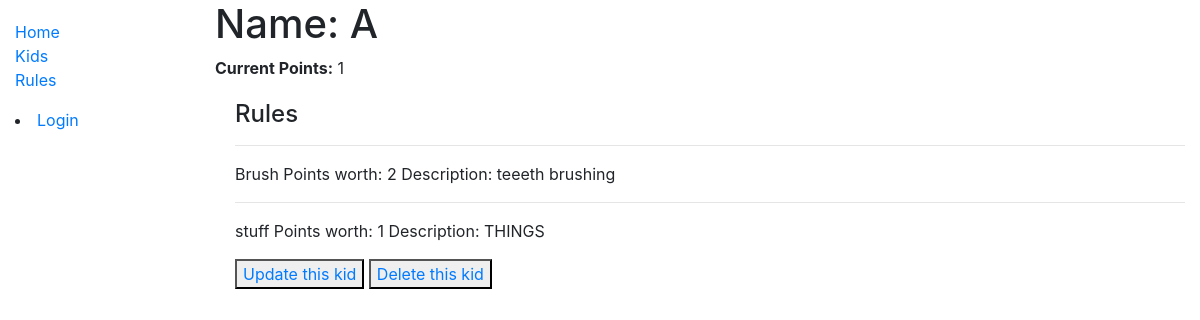
/chart/kids/5, run on an earlier commit of the app's database.
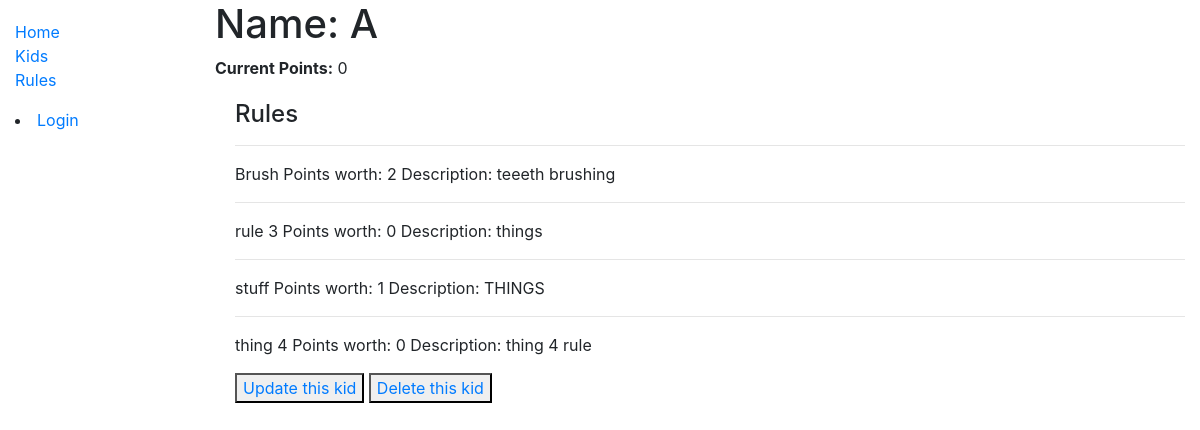
And on a later commit of the database.
### chart/models.py (models this page shows, shortened)
class Kid(models.Model):
    name = models.CharField(max_length=20, help_text='Enter kid name', default=None)
    rules = models.ManyToManyField(Rule, help_text='Select a rule to give to this kid')
    points = models.IntegerField(default=0)
    class Meta:
        ordering = ['name']
    def get_absolute_url(self):
        return reverse('kid-detail', args=[str(self.id)])

class Rule(models.Model):
    name = models.CharField(max_length=50, help_text='Enter rule', default=None)
    weight = models.IntegerField(default=0)
    description = models.TextField(max_length=250, help_text='Enter description of rule')
    completed = models.BooleanField(default=False, help_text='Is this rule completed?')
    class Meta:
        ordering = ['name']
    def __str__(self):
        return f'{self.name} \n Points worth: {self.weight} \n Description: {self.description}'

### chart/views.py (the view)
# urls.py: path('kids/<int:pk>', views.KidDetailView.as_view(), name='kid-detail'),
class KidDetailView(generic.DetailView):
    model = Kid
    def get_context_data(self, **kwargs):
        context = super().get_context_data(**kwargs)
        context['rules_list'] = Rule.objects.all()
        return context

### chart/templates/chart/kid_detail.html
{% extends "base_generic.html" %}
{% block content %}
  <h1>Name: {{ kid.name }}</h1>
  <p><strong>Current Points:</strong> {{ kid.points }}</p>
  <div style="margin-left:20px;margin-top:20px">
    <h4>Rules</h4>
    {% for rule in rules_list %}
      <hr>
      <p>
        {{ rule }}
      </p>
    {% endfor %}
  <button><a href="{{ kid.get_absolute_url }}/update">Update this kid</a></button>
  <button><a href="{{ kid.get_absolute_url }}/delete">Delete this kid</a></button>
  </div>
{% endblock %}

### chart/templates/base_generic.html (shortened to what this page needs)
<!DOCTYPE html>
<html lang="en">
<head>
  <link rel="stylesheet" href="https://stackpath.bootstrapcdn.com/bootstrap/4.1.3/css/bootstrap.min.css">
  {% load static %}
  <link rel="stylesheet" href="{% static 'css/styles.css' %}">
</head>
<body>
  <div class="container-fluid">
    <div class="row">
      <div class="col-sm-2">
      {% block sidebar %}
        <ul class="sidebar-nav">
          <li><a href="{% url 'index' %}">Home</a></li>
          <li><a href="{% url 'kids' %}">Kids</a></li>
          <li><a href="{% url 'rules' %}">Rules</a></li>
        </ul>
        {% if user.is_authenticated %}
     <li>User: {{ user.get_username }}</li>
     <li><a href="{% url 'logout'%}?next={{request.path}}">Logout</a></li>
   {% else %}
     <li><a href="{% url 'login'%}?next={{request.path}}">Login</a></li>
   {% endif %}
     {% endblock %}
      </div>
      <div class="col-sm-10 ">{% block content %}{% endblock %}</div>
    </div>
  </div>
</body>
</html>

### chart/static/css/styles.css (style rules this page uses)
.sidebar-nav { margin-top: 20px; padding: 0; list-style: none; }

What changed in the data, as far as the page shows it:
changed Kid: points "1" → "0"
added Rule: name+weight+description "rule 3 Points worth: 0 Description: things"
added Rule: name+weight+description "thing 4 Points worth: 0 Description: thing 4 rule"
